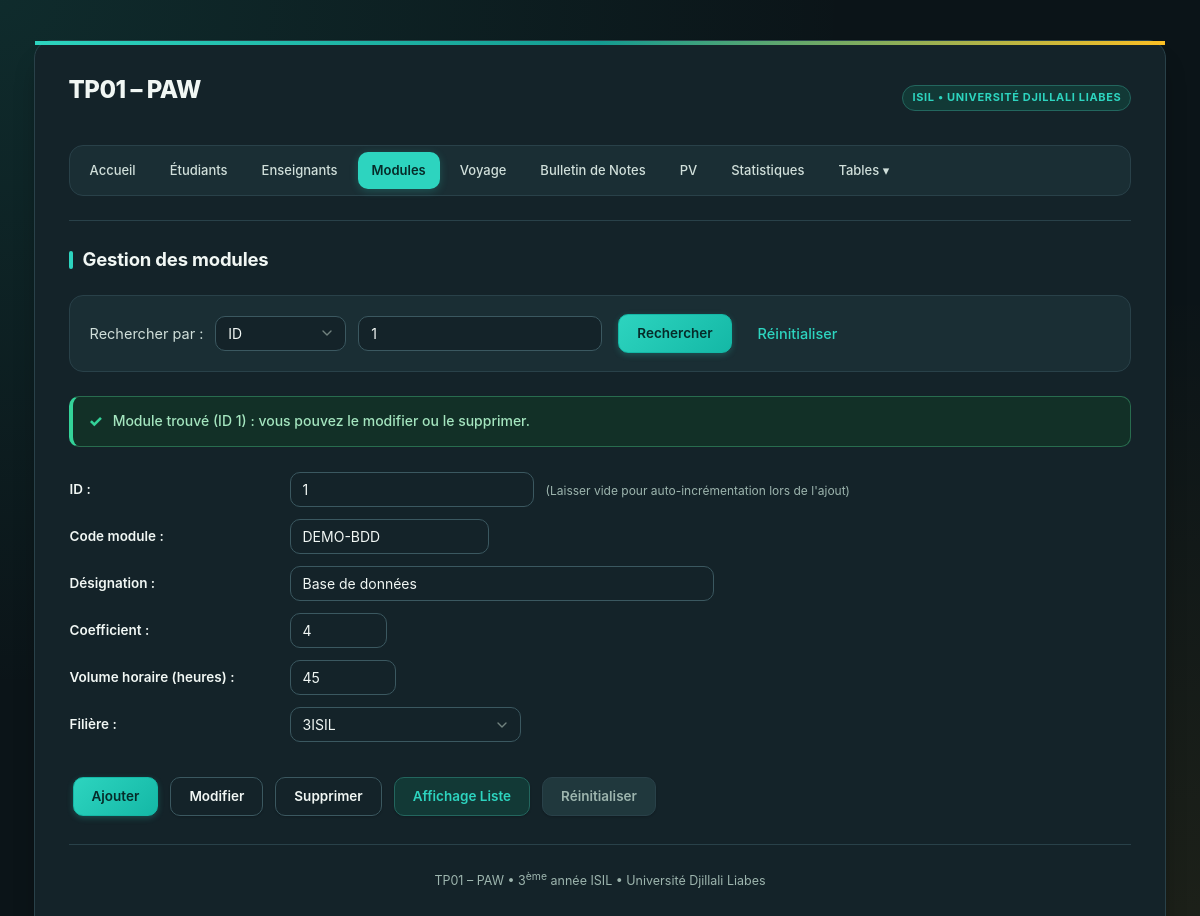
The page /module/module.php?id=1 on the database its author committed.
### tables this page shows
CREATE TABLE IF NOT EXISTS module (
  id             INT AUTO_INCREMENT PRIMARY KEY,
  code_module    VARCHAR(20)  NOT NULL,
  designation    VARCHAR(100) NOT NULL,
  coefficient    INT          NOT NULL DEFAULT 1,
  volume_horaire INT          NOT NULL DEFAULT 0,
  filiere        VARCHAR(50)  NOT NULL
);

### includes/fonctions.php (called while the page is built, shortened)
<?php
function h($texte): string
{
    return htmlspecialchars((string)$texte, ENT_QUOTES, 'UTF-8');
}

### module/module.php (the view, shortened to what this page needs)
<?php
require_once __DIR__ . '/../config/database.php';
require_once __DIR__ . '/../includes/fonctions.php';
$stmt = $pdo->prepare('SELECT nom FROM filiere ORDER BY id');
$stmt->execute();
$filieres = $stmt->fetchAll(PDO::FETCH_COLUMN);
$modeRecherche = ($_GET['mode'] ?? 'id') === 'code' ? 'code' : 'id';
$idRecherche = trim((string)($_GET['id'] ?? ''));
$module = null;
$messageRecherche = null;
if ($idRecherche !== '') {
    if ($modeRecherche === 'code') {
        $stmt = $pdo->prepare('SELECT * FROM module WHERE code_module = :code ORDER BY id LIMIT 1');
        $stmt->execute([':code' => $idRecherche]);
        $module = $stmt->fetch() ?: null;
        if ($module) {
            $messageRecherche = "Module trouvé (code {$idRecherche}, ID {$module['id']}) : vous pouvez le modifier ou le supprimer.";
        } else {
            $messageRecherche = "Aucun module trouvé pour le code {$idRecherche}. Remplissez le formulaire pour en créer un.";
        }
    } else {
        $idValide = filter_var($idRecherche, FILTER_VALIDATE_INT, ['options' => ['min_range' => 1]]);
        if ($idValide !== false) {
            $stmt = $pdo->prepare('SELECT * FROM module WHERE id = :id');
            $stmt->execute([':id' => $idValide]);
            $module = $stmt->fetch() ?: null;
            if ($module) {
                $messageRecherche = "Module trouvé (ID {$idValide}) : vous pouvez le modifier ou le supprimer.";
            } else {
                $messageRecherche = "Aucun module trouvé pour l'ID {$idValide}. Remplissez le formulaire pour le créer avec cet ID.";
            }
        }
    }
}
$idCourant            = $module['id'] ?? ($modeRecherche === 'id' ? $idRecherche : '');
$codeModuleCourant    = $module['code_module'] ?? '';
$designationCourante  = $module['designation'] ?? '';
$coefficientCourant   = $module['coefficient'] ?? 1;
$volumeHoraireCourant = $module['volume_horaire'] ?? 45;
$filiereCourante      = $module['filiere'] ?? '';
require __DIR__ . '/../includes/header.php';
?>
<form method="get" action="module.php" class="form-recherche">
    <label for="mode-recherche">Rechercher par :</label>
    <select name="mode" id="mode-recherche">
        <option value="id" <?= $modeRecherche === 'id' ? 'selected' : '' ?>>ID</option>
    </select>
    <input type="text" name="id" id="recherche-id" value="<?= h($idRecherche) ?>" placeholder="<?= $modeRecherche === 'id' ? 'ex: 1' : 'ex: BDD' ?>">
    <button type="submit">Rechercher</button>
    <?php if ($idRecherche !== ''): ?>
        <a href="module.php" style="margin-left: 10px;">Réinitialiser</a>
    <?php endif; ?>
</form>
<?php if ($messageRecherche): ?>
    <p class="<?= $module ? 'ok' : '' ?>"><?= h($messageRecherche) ?></p>
<?php endif; ?>
<form id="form-module" method="post" action="enregistrer.php">
    <table class="formulaire">
        <tr>
            <td>ID :</td>
            <td>
                <input type="number" name="id" id="module-id" min="1" size="10" placeholder="Auto ou spécifier" value="<?= h($idCourant) ?>">
                <span class="petit" style="color: var(--text-muted); font-size: 12px; margin-left: 8px;">(Laisser vide pour auto-incrémentation lors de l'ajout)</span>
            </td>
        </tr>
        <tr>
            <td>Code module :</td>
            <td>
                <input type="text" name="code_module" id="code_module" maxlength="20" size="15" placeholder="ex: BDD, PAW" value="<?= h($codeModuleCourant) ?>" required>
            </td>
        </tr>
        <tr>
            <td>Désignation :</td>
            <td>
                <input type="text" name="designation" id="designation" maxlength="100" size="40" placeholder="ex: Bases de données" value="<?= h($designationCourante) ?>" required>
            </td>
        </tr>
        <tr>
            <td>Coefficient :</td>
            <td>
                <input type="number" name="coefficient" id="coefficient" min="1" max="20" size="5" value="<?= h($coefficientCourant) ?>" required>
            </td>
        </tr>
        <tr>
            <td>Volume horaire (heures) :</td>
            <td>
                <input type="number" name="volume_horaire" id="volume_horaire" min="1" max="500" size="5" placeholder="ex: 45" value="<?= h($volumeHoraireCourant) ?>" required>
            </td>
        </tr>
        <tr>
            <td>Filière :</td>
            <td>
                <select name="filiere" id="filiere" required>
                    <?php foreach ($filieres as $f): ?>
                        <option value="<?= h($f) ?>" <?= $filiereCourante === $f ? 'selected' : '' ?>><?= h($f) ?></option>
                    <?php endforeach; ?>
                </select>
            </td>
        </tr>
    </table>
    <button type="submit" name="action" value="ajouter">Ajouter</button>
    <button type="submit" name="action" value="modifier" formaction="enregistrer.php?action=modifier">Modifier</button>
    <button type="submit" name="action" value="supprimer" formaction="supprimer.php" formnovalidate onclick="return confirm('Supprimer ce module ?');">Supprimer</button>
    <button type="submit" formaction="liste.php" formmethod="get" formnovalidate>Affichage Liste</button>
    <button type="reset">Réinitialiser</button>
</form>
<?php require __DIR__ . '/../includes/footer.php'; ?>

### rows shown on the page
module: id "1", code_module "DEMO-BDD", designation "Base de données", coefficient "4", volume_horaire "45"

### other values the page prints
$titre "Gestion des modules"
$messageRecherche "Module trouvé (ID 1) : vous pouvez le modifier ou le supprimer."
form field filiere "3ISIL"
